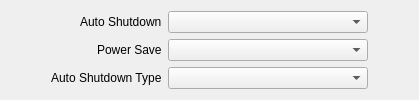
     <widget class="QWidget" name="powerSaveTab">
      <attribute name="title">
       <string>Power Save</string>
      </attribute>
      <layout class="QHBoxLayout" name="horizontalLayout_5">
       <item>
        <spacer name="horizontalSpacer_5">
         <property name="orientation">
          <enum>Qt::Orientation::Horizontal</enum>
         </property>
         <property name="sizeHint" stdset="0">
          <size>
           <width>40</width>
           <height>20</height>
          </size>
         </property>
        </spacer>
       </item>
       <item>
        <layout class="QFormLayout" name="formLayout_2">
         <property name="labelAlignment">
          <set>Qt::AlignmentFlag::AlignRight|Qt::AlignmentFlag::AlignTrailing|Qt::AlignmentFlag::AlignVCenter</set>
         </property>
         <item row="0" column="1">
          <widget class="QComboBox" name="autoShutdownCmbx">
           <property name="minimumSize">
            <size>
             <width>200</width>
             <height>0</height>
            </size>
           </property>
          </widget>
         </item>
         <item row="0" column="0">
          <widget class="QLabel" name="label_12">
           <property name="text">
            <string>Auto Shutdown</string>
           </property>
          </widget>
         </item>
         <item row="1" column="0">
          <widget class="QLabel" name="label_205">
           <property name="text">
            <string>Power Save</string>
           </property>
          </widget>
         </item>
         <item row="2" column="0">
          <widget class="QLabel" name="label_14">
           <property name="text">
            <string>Auto Shutdown Type</string>
           </property>
          </widget>
         </item>
         <item row="1" column="1">
          <widget class="QComboBox" name="powerSaveCmbx"/>
         </item>
         <item row="2" column="1">
          <widget class="QComboBox" name="autoShutdownTypeCmbx"/>
         </item>
        </layout>
       </item>
       <item>
        <spacer name="horizontalSpacer_6">
         <property name="orientation">
          <enum>Qt::Orientation::Horizontal</enum>
         </property>
         <property name="sizeHint" stdset="0">
          <size>
           <width>40</width>
           <height>20</height>
          </size>
         </property>
        </spacer>
       </item>
      </layout>
     </widget>
